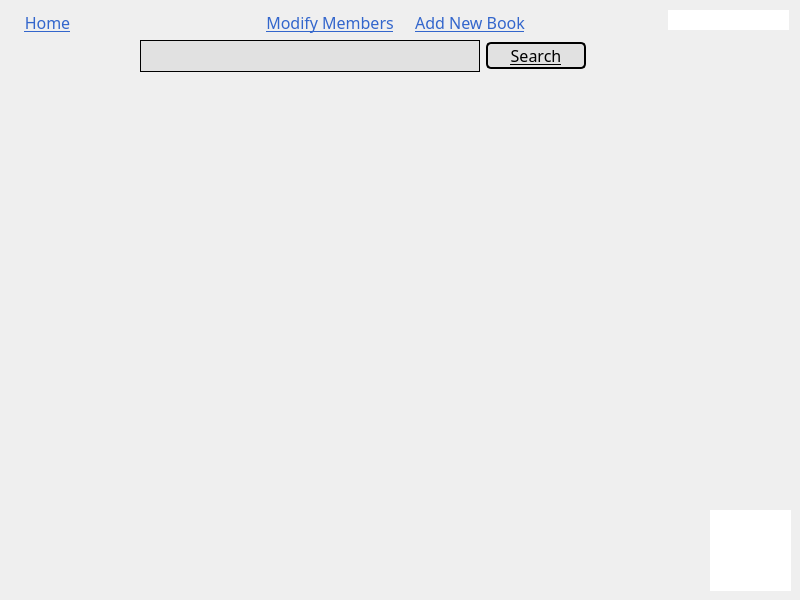
<?xml version="1.0" encoding="UTF-8"?>
<ui version="4.0">
 <class>admin_catalogue_screen</class>
 <widget class="QWidget" name="admin_catalogue_screen">
  <property name="geometry">
   <rect>
    <x>0</x>
    <y>0</y>
    <width>800</width>
    <height>600</height>
   </rect>
  </property>
  <property name="windowTitle">
   <string>Form</string>
  </property>
  <property name="layoutDirection">
   <enum>Qt::LeftToRight</enum>
  </property>
  <widget class="QLabel" name="label_title">
   <property name="geometry">
    <rect>
     <x>710</x>
     <y>510</y>
     <width>81</width>
     <height>81</height>
    </rect>
   </property>
   <property name="styleSheet">
    <string notr="true">background-color: rgb(255, 255, 255);</string>
   </property>
   <property name="text">
    <string/>
   </property>
   <property name="scaledContents">
    <bool>false</bool>
   </property>
  </widget>
  <widget class="QLabel" name="label_username">
   <property name="geometry">
    <rect>
     <x>668</x>
     <y>10</y>
     <width>121</width>
     <height>20</height>
    </rect>
   </property>
   <property name="layoutDirection">
    <enum>Qt::LeftToRight</enum>
   </property>
   <property name="styleSheet">
    <string notr="true">text-align: right;
background-color: rgb(255, 255, 255);
</string>
   </property>
   <property name="text">
    <string/>
   </property>
  </widget>
  <widget class="QPushButton" name="pushButton_home">
   <property name="geometry">
    <rect>
     <x>10</x>
     <y>10</y>
     <width>75</width>
     <height>24</height>
    </rect>
   </property>
   <property name="font">
    <font>
     <family>Italic Outline Art</family>
     <pointsize>12</pointsize>
     <bold>false</bold>
     <underline>true</underline>
    </font>
   </property>
   <property name="cursor">
    <cursorShape>PointingHandCursor</cursorShape>
   </property>
   <property name="styleSheet">
    <string notr="true">background-color: 0;
border-radius: 15px;
border-color: 0;
color: #3366CC;
</string>
   </property>
   <property name="text">
    <string>Home</string>
   </property>
  </widget>
  <widget class="QPushButton" name="pushButton_modifyMembers">
   <property name="geometry">
    <rect>
     <x>260</x>
     <y>10</y>
     <width>140</width>
     <height>24</height>
    </rect>
   </property>
   <property name="font">
    <font>
     <family>Italic Outline Art</family>
     <pointsize>12</pointsize>
     <bold>false</bold>
     <underline>true</underline>
    </font>
   </property>
   <property name="cursor">
    <cursorShape>PointingHandCursor</cursorShape>
   </property>
   <property name="styleSheet">
    <string notr="true">background-color: 0;
border-radius: 15px;
border-color: 0;
color: #3366CC;
</string>
   </property>
   <property name="text">
    <string>Modify Members</string>
   </property>
  </widget>
  <widget class="QPushButton" name="pushButton_addNewBook">
   <property name="geometry">
    <rect>
     <x>400</x>
     <y>10</y>
     <width>140</width>
     <height>24</height>
    </rect>
   </property>
   <property name="font">
    <font>
     <family>Italic Outline Art</family>
     <pointsize>12</pointsize>
     <bold>false</bold>
     <underline>true</underline>
    </font>
   </property>
   <property name="cursor">
    <cursorShape>PointingHandCursor</cursorShape>
   </property>
   <property name="styleSheet">
    <string notr="true">background-color: 0;
border-radius: 15px;
border-color: 0;
color: #3366CC;
</string>
   </property>
   <property name="text">
    <string>Add New Book</string>
   </property>
  </widget>
  <widget class="QWidget" name="layoutWidget">
   <property name="geometry">
    <rect>
     <x>140</x>
     <y>40</y>
     <width>524</width>
     <height>44</height>
    </rect>
   </property>
   <layout class="QHBoxLayout" name="horizontalLayout">
    <property name="sizeConstraint">
     <enum>QLayout::SetFixedSize</enum>
    </property>
    <property name="leftMargin">
     <number>0</number>
    </property>
    <item>
     <widget class="QLineEdit" name="lineEdit">
      <property name="minimumSize">
       <size>
        <width>340</width>
        <height>32</height>
       </size>
      </property>
      <property name="styleSheet">
       <string notr="true">background-color: #E1E1E1;
border: 1px solid #000000;

</string>
      </property>
     </widget>
    </item>
    <item>
     <widget class="QPushButton" name="pushButton_search">
      <property name="minimumSize">
       <size>
        <width>100</width>
        <height>0</height>
       </size>
      </property>
      <property name="font">
       <font>
        <family>Italic Outline Art</family>
        <pointsize>12</pointsize>
        <italic>false</italic>
        <bold>false</bold>
        <underline>true</underline>
       </font>
      </property>
      <property name="cursor">
       <cursorShape>PointingHandCursor</cursorShape>
      </property>
      <property name="styleSheet">
       <string notr="true">background-color: #E1E1E1;
border-radius: 5px;
border: 2px solid #000000;

</string>
      </property>
      <property name="text">
       <string>Search</string>
      </property>
     </widget>
    </item>
   </layout>
  </widget>
 </widget>
 <resources/>
 <connections/>
</ui>
